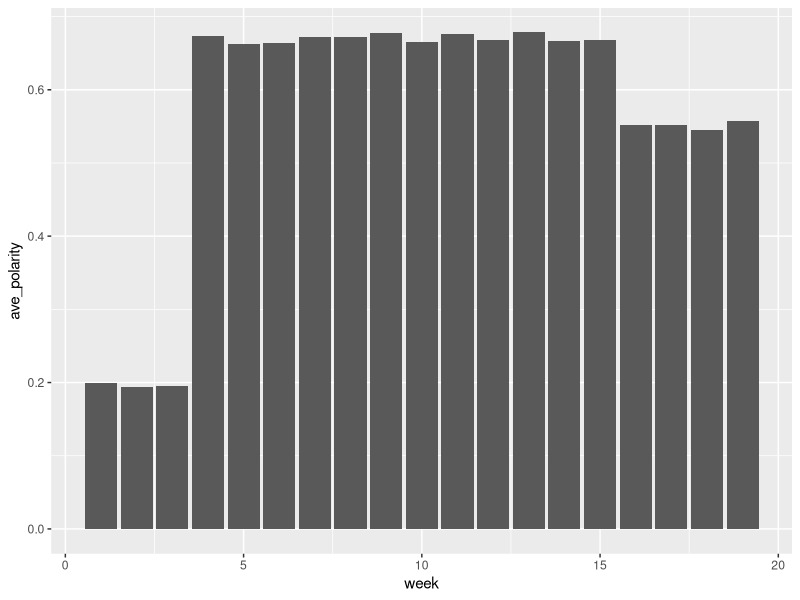
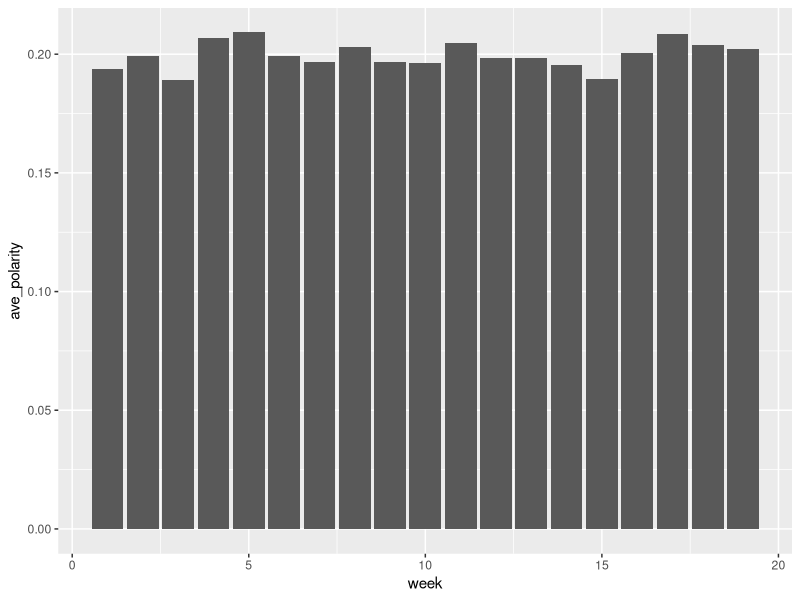
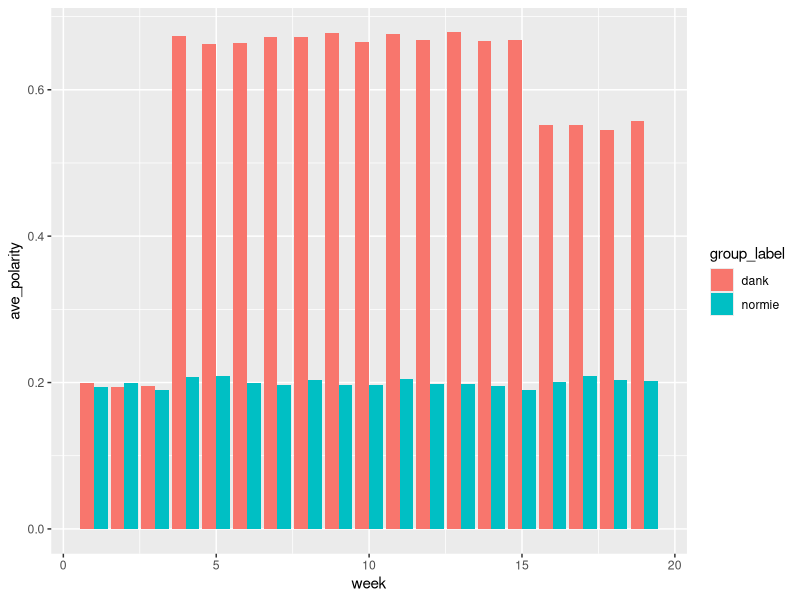

Recreate these plots in R, in order.
library(tidyverse)
library(cowplot)

meme_data <- read.csv("meme_experiment_data.csv")
summary(meme_data)
View(meme_data)

#table(meme_data$subjects, meme_data$group_assignment)

meme_data[is.na(meme_data)] <- 0
combined_meme_data <- meme_data %>%
  mutate(total_polarity = preexperiment_polarization + experiment_polarization + postexperiment_polarization)

View(combined_meme_data)

combined_averages <- combined_meme_data %>%
  group_by(week, group_assignment) %>%
  summarise(N = n(),
            ave_polarity = mean(total_polarity), na.rm = TRUE)

View(combined_averages)

#ggplot(combined_averages, aes(x = week, y = ave_polarity)) +
#  geom_bar(stat = "identity", position = "dodge")

###LOOKING AT EACH GROUP SEPARATELY###
dank_group <- combined_meme_data %>%
  filter(group_assignment == 1)
View(dank_group)

dank_group_averages <- dank_group %>%
  group_by(week) %>%
  summarise(N = n(),
            ave_polarity = mean(total_polarity), na.rm = TRUE)

View(dank_group_averages)

ggplot(dank_group_averages, aes(x = week, y = ave_polarity)) +
  geom_bar(stat = "identity", position = "dodge")

normie_group <- combined_meme_data %>%
  filter(group_assignment == 0)

normie_group_averages <- normie_group %>%
  group_by(week) %>%
  summarise(N = n(),
            ave_polarity = mean(total_polarity), 
            sd_polarity = sd(total_polarity),
            na.rm = TRUE)

ggplot(normie_group_averages, aes(x = week, y = ave_polarity)) +
  geom_bar(stat = "identity", position = "dodge")

###THIS IS WHERE EVERYTHING GETS SEPARATED AND PLACED INTO A SINGLE CHART###
grouped_data <- combined_meme_data %>%
  mutate(group_label = ifelse(group_assignment > 0, "dank", "normie"))

grouped_averages <- grouped_data %>%
  group_by(group_label, week) %>%
  summarise(N = n(),
            ave_polarity = mean(total_polarity))

View(grouped_averages)

ggplot(grouped_averages, aes(x = week, y = ave_polarity, fill = group_label)) +
  geom_bar(stat = "identity", position = "dodge")

  
